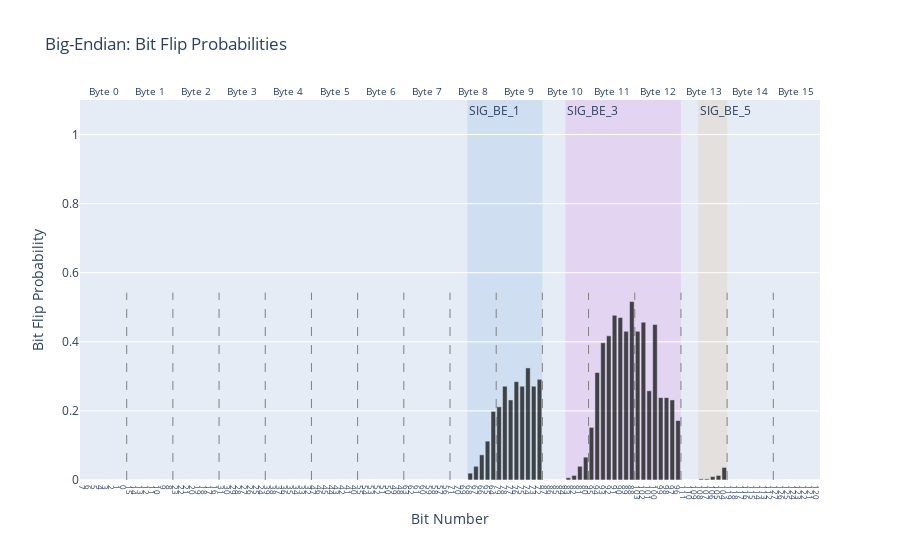

Source (notebook cell):
### Code cell
decoder.plot_message_from_id('18DAF218',[0,12,98,5,31])

### Figure 1 — Plotly figure (JSON) as saved in the notebook; plotly's stock layout.template omitted (floating-point values rounded to 4 significant figures)
{"data": [{"marker": {"color": "black"}, "name": "Bit Flip Probability", "opacity": 0.7, "type": "bar", "x": [0, 1, 2, 3, 4, 5, 6, 7, 8, 9, 10, 11, 12, 13, 14, 15, 16, 17, 18, 19, 20, 21, 22, 23, 24, 25, 26, 27, 28, 29, 30, 31, 32, 33, 34, 35, 36, 37, 38, 39, 40, 41, 42, 43, 44, 45, 46, 47, 48, 49, 50, 51, 52, 53, 54, 55, 56, 57, 58, 59, 60, 61, 62, 63, 64, 65, 66, 67, 68, 69, 70, 71, 72, 73, 74, 75, 76, 77, 78, 79, 80, 81, 82, 83, 84, 85, 86, 87, 88, 89, 90, 91, 92, 93, 94, 95, 96, 97, 98, 99, 100, 101, 102, 103, 104, 105, 106, 107, 108, 109, 110, 111, 112, 113, 114, 115, 116, 117, 118, 119, 120, 121, 122, 123, 124, 125, 126, 127], "y": [0.0, 0.0, 0.0, 0.0, 0.0, 0.0, 0.0, 0.0, 0.0, 0.0, 0.0, 0.0, 0.0, 0.0, 0.0, 0.0, 0.0, 0.0, 0.0, 0.0, 0.0, 0.0, 0.0, 0.0, 0.0, 0.0, 0.0, 0.0, 0.0, 0.0, 0.0, 0.0, 0.0, 0.0, 0.0, 0.0, 0.0, 0.0, 0.0, 0.0, 0.0, 0.0, 0.0, 0.0, 0.0, 0.0, 0.0, 0.0, 0.0, 0.0, 0.0, 0.0, 0.0, 0.0, 0.0, 0.0, 0.0, 0.0, 0.0, 0.0, 0.0, 0.0, 0.0, 0.0, 0.0, 0.0, 0.0, 0.01987, 0.03974, 0.07285, 0.1126, 0.1987, 0.2119, 0.2715, 0.2318, 0.2848, 0.2715, 0.3245, 0.2715, 0.2914, 0.0, 0.0, 0.0, 0.0, 0.006623, 0.01325, 0.03974, 0.06623, 0.1523, 0.3113, 0.3974, 0.4172, 0.4768, 0.4702, 0.4305, 0.5166, 0.4305, 0.457, 0.2583, 0.4503, 0.2384, 0.2384, 0.2318, 0.1722, 0.0, 0.0, 0.0, 0.003311, 0.003311, 0.009934, 0.01325, 0.03642, 0.0, 0.0, 0.0, 0.0, 0.0, 0.0, 0.0, 0.0, 0.0, 0.0, 0.0, 0.0, 0.0, 0.0, 0.0, 0.0]}], "layout": {"annotations": [{"font": {"size": 10}, "showarrow": false, "text": "Byte 0", "x": 3.5, "xanchor": "center", "xref": "x", "y": 1, "yanchor": "bottom", "yref": "y domain"}, {"font": {"size": 10}, "showarrow": false, "text": "Byte 1", "x": 11.5, "xanchor": "center", "xref": "x", "y": 1, "yanchor": "bottom", "yref": "y domain"}, {"font": {"size": 10}, "showarrow": false, "text": "Byte 2", "x": 19.5, "xanchor": "center", "xref": "x", "y": 1, "yanchor": "bottom", "yref": "y domain"}, {"font": {"size": 10}, "showarrow": false, "text": "Byte 3", "x": 27.5, "xanchor": "center", "xref": "x", "y": 1, "yanchor": "bottom", "yref": "y domain"}, {"font": {"size": 10}, "showarrow": false, "text": "Byte 4", "x": 35.5, "xanchor": "center", "xref": "x", "y": 1, "yanchor": "bottom", "yref": "y domain"}, {"font": {"size": 10}, "showarrow": false, "text": "Byte 5", "x": 43.5, "xanchor": "center", "xref": "x", "y": 1, "yanchor": "bottom", "yref": "y domain"}, {"font": {"size": 10}, "showarrow": false, "text": "Byte 6", "x": 51.5, "xanchor": "center", "xref": "x", "y": 1, "yanchor": "bottom", "yref": "y domain"}, {"font": {"size": 10}, "showarrow": false, "text": "Byte 7", "x": 59.5, "xanchor": "center", "xref": "x", "y": 1, "yanchor": "bottom", "yref": "y domain"}, {"font": {"size": 10}, "showarrow": false, "text": "Byte 8", "x": 67.5, "xanchor": "center", "xref": "x", "y": 1, "yanchor": "bottom", "yref": "y domain"}, {"font": {"size": 10}, "showarrow": false, "text": "Byte 9", "x": 75.5, "xanchor": "center", "xref": "x", "y": 1, "yanchor": "bottom", "yref": "y domain"}, {"font": {"size": 10}, "showarrow": false, "text": "Byte 10", "x": 83.5, "xanchor": "center", "xref": "x", "y": 1, "yanchor": "bottom", "yref": "y domain"}, {"font": {"size": 10}, "showarrow": false, "text": "Byte 11", "x": 91.5, "xanchor": "center", "xref": "x", "y": 1, "yanchor": "bottom", "yref": "y domain"}, {"font": {"size": 10}, "showarrow": false, "text": "Byte 12", "x": 99.5, "xanchor": "center", "xref": "x", "y": 1, "yanchor": "bottom", "yref": "y domain"}, {"font": {"size": 10}, "showarrow": false, "text": "Byte 13", "x": 107.5, "xanchor": "center", "xref": "x", "y": 1, "yanchor": "bottom", "yref": "y domain"}, {"font": {"size": 10}, "showarrow": false, "text": "Byte 14", "x": 115.5, "xanchor": "center", "xref": "x", "y": 1, "yanchor": "bottom", "yref": "y domain"}, {"font": {"size": 10}, "showarrow": false, "text": "Byte 15", "x": 123.5, "xanchor": "center", "xref": "x", "y": 1, "yanchor": "bottom", "yref": "y domain"}, {"showarrow": false, "text": "SIG_BE_1", "x": 66.5, "xanchor": "left", "xref": "x", "y": 1, "yanchor": "top", "yref": "y domain"}, {"showarrow": false, "text": "SIG_BE_3", "x": 83.5, "xanchor": "left", "xref": "x", "y": 1, "yanchor": "top", "yref": "y domain"}, {"showarrow": false, "text": "SIG_BE_5", "x": 106.5, "xanchor": "left", "xref": "x", "y": 1, "yanchor": "top", "yref": "y domain"}], "legend": {"font": {"size": 8}, "orientation": "h", "x": 0.5, "xanchor": "center", "y": -0.2}, "shapes": [{"line": {"color": "gray", "dash": "dash", "width": 1}, "type": "line", "x0": 7.5, "x1": 7.5, "y0": 0, "y1": 0.5424}, {"line": {"color": "gray", "dash": "dash", "width": 1}, "type": "line", "x0": 15.5, "x1": 15.5, "y0": 0, "y1": 0.5424}, {"line": {"color": "gray", "dash": "dash", "width": 1}, "type": "line", "x0": 23.5, "x1": 23.5, "y0": 0, "y1": 0.5424}, {"line": {"color": "gray", "dash": "dash", "width": 1}, "type": "line", "x0": 31.5, "x1": 31.5, "y0": 0, "y1": 0.5424}, {"line": {"color": "gray", "dash": "dash", "width": 1}, "type": "line", "x0": 39.5, "x1": 39.5, "y0": 0, "y1": 0.5424}, {"line": {"color": "gray", "dash": "dash", "width": 1}, "type": "line", "x0": 47.5, "x1": 47.5, "y0": 0, "y1": 0.5424}, {"line": {"color": "gray", "dash": "dash", "width": 1}, "type": "line", "x0": 55.5, "x1": 55.5, "y0": 0, "y1": 0.5424}, {"line": {"color": "gray", "dash": "dash", "width": 1}, "type": "line", "x0": 63.5, "x1": 63.5, "y0": 0, "y1": 0.5424}, {"line": {"color": "gray", "dash": "dash", "width": 1}, "type": "line", "x0": 71.5, "x1": 71.5, "y0": 0, "y1": 0.5424}, {"line": {"color": "gray", "dash": "dash", "width": 1}, "type": "line", "x0": 79.5, "x1": 79.5, "y0": 0, "y1": 0.5424}, {"line": {"color": "gray", "dash": "dash", "width": 1}, "type": "line", "x0": 87.5, "x1": 87.5, "y0": 0, "y1": 0.5424}, {"line": {"color": "gray", "dash": "dash", "width": 1}, "type": "line", "x0": 95.5, "x1": 95.5, "y0": 0, "y1": 0.5424}, {"line": {"color": "gray", "dash": "dash", "width": 1}, "type": "line", "x0": 103.5, "x1": 103.5, "y0": 0, "y1": 0.5424}, {"line": {"color": "gray", "dash": "dash", "width": 1}, "type": "line", "x0": 111.5, "x1": 111.5, "y0": 0, "y1": 0.5424}, {"line": {"color": "gray", "dash": "dash", "width": 1}, "type": "line", "x0": 119.5, "x1": 119.5, "y0": 0, "y1": 0.5424}, {"line": {"color": "black", "width": 1}, "opacity": 0, "type": "rect", "x0": -0.5, "x1": 7.5, "xref": "x", "y0": 0, "y1": 1, "yref": "y domain"}, {"line": {"color": "black", "width": 1}, "opacity": 0, "type": "rect", "x0": 7.5, "x1": 15.5, "xref": "x", "y0": 0, "y1": 1, "yref": "y domain"}, {"line": {"color": "black", "width": 1}, "opacity": 0, "type": "rect", "x0": 15.5, "x1": 23.5, "xref": "x", "y0": 0, "y1": 1, "yref": "y domain"}, {"line": {"color": "black", "width": 1}, "opacity": 0, "type": "rect", "x0": 23.5, "x1": 31.5, "xref": "x", "y0": 0, "y1": 1, "yref": "y domain"}, {"line": {"color": "black", "width": 1}, "opacity": 0, "type": "rect", "x0": 31.5, "x1": 39.5, "xref": "x", "y0": 0, "y1": 1, "yref": "y domain"}, {"line": {"color": "black", "width": 1}, "opacity": 0, "type": "rect", "x0": 39.5, "x1": 47.5, "xref": "x", "y0": 0, "y1": 1, "yref": "y domain"}, {"line": {"color": "black", "width": 1}, "opacity": 0, "type": "rect", "x0": 47.5, "x1": 55.5, "xref": "x", "y0": 0, "y1": 1, "yref": "y domain"}, {"line": {"color": "black", "width": 1}, "opacity": 0, "type": "rect", "x0": 55.5, "x1": 63.5, "xref": "x", "y0": 0, "y1": 1, "yref": "y domain"}, {"line": {"color": "black", "width": 1}, "opacity": 0, "type": "rect", "x0": 63.5, "x1": 71.5, "xref": "x", "y0": 0, "y1": 1, "yref": "y domain"}, {"line": {"color": "black", "width": 1}, "opacity": 0, "type": "rect", "x0": 71.5, "x1": 79.5, "xref": "x", "y0": 0, "y1": 1, "yref": "y domain"}, {"line": {"color": "black", "width": 1}, "opacity": 0, "type": "rect", "x0": 79.5, "x1": 87.5, "xref": "x", "y0": 0, "y1": 1, "yref": "y domain"}, {"line": {"color": "black", "width": 1}, "opacity": 0, "type": "rect", "x0": 87.5, "x1": 95.5, "xref": "x", "y0": 0, "y1": 1, "yref": "y domain"}, {"line": {"color": "black", "width": 1}, "opacity": 0, "type": "rect", "x0": 95.5, "x1": 103.5, "xref": "x", "y0": 0, "y1": 1, "yref": "y domain"}, {"line": {"color": "black", "width": 1}, "opacity": 0, "type": "rect", "x0": 103.5, "x1": 111.5, "xref": "x", "y0": 0, "y1": 1, "yref": "y domain"}, {"line": {"color": "black", "width": 1}, "opacity": 0, "type": "rect", "x0": 111.5, "x1": 119.5, "xref": "x", "y0": 0, "y1": 1, "yref": "y domain"}, {"line": {"color": "black", "width": 1}, "opacity": 0, "type": "rect", "x0": 119.5, "x1": 127.5, "xref": "x", "y0": 0, "y1": 1, "yref": "y domain"}, {"fillcolor": "#79A8DD", "layer": "below", "line": {"width": 0}, "opacity": 0.2, "type": "rect", "x0": 66.5, "x1": 79.5, "xref": "x", "y0": 0, "y1": 1, "yref": "y domain"}, {"fillcolor": "#DD79DA", "layer": "below", "line": {"width": 0}, "opacity": 0.2, "type": "rect", "x0": 83.5, "x1": 103.5, "xref": "x", "y0": 0, "y1": 1, "yref": "y domain"}, {"fillcolor": "#DDAE79", "layer": "below", "line": {"width": 0}, "opacity": 0.2, "type": "rect", "x0": 106.5, "x1": 111.5, "xref": "x", "y0": 0, "y1": 1, "yref": "y domain"}], "title": {"text": "Big-Endian: Bit Flip Probabilities"}, "xaxis": {"tickfont": {"size": 8}, "tickmode": "array", "ticktext": [7, 6, 5, 4, 3, 2, 1, 0, 15, 14, 13, 12, 11, 10, 9, 8, 23, 22, 21, 20, 19, 18, 17, 16, 31, 30, 29, 28, 27, 26, 25, 24, 39, 38, 37, 36, 35, 34, 33, 32, 47, 46, 45, 44, 43, 42, 41, 40, 55, 54, 53, 52, 51, 50, 49, 48, 63, 62, 61, 60, 59, 58, 57, 56, 71, 70, 69, 68, 67, 66, 65, 64, 79, 78, 77, 76, 75, 74, 73, 72, 87, 86, 85, 84, 83, 82, 81, 80, 95, 94, 93, 92, 91, 90, 89, 88, 103, 102, 101, 100, 99, 98, 97, 96, 111, 110, 109, 108, 107, 106, 105, 104, 119, 118, 117, 116, 115, 114, 113, 112, 127, 126, 125, 124, 123, 122, 121, 120], "tickvals": [0, 1, 2, 3, 4, 5, 6, 7, 8, 9, 10, 11, 12, 13, 14, 15, 16, 17, 18, 19, 20, 21, 22, 23, 24, 25, 26, 27, 28, 29, 30, 31, 32, 33, 34, 35, 36, 37, 38, 39, 40, 41, 42, 43, 44, 45, 46, 47, 48, 49, 50, 51, 52, 53, 54, 55, 56, 57, 58, 59, 60, 61, 62, 63, 64, 65, 66, 67, 68, 69, 70, 71, 72, 73, 74, 75, 76, 77, 78, 79, 80, 81, 82, 83, 84, 85, 86, 87, 88, 89, 90, 91, 92, 93, 94, 95, 96, 97, 98, 99, 100, 101, 102, 103, 104, 105, 106, 107, 108, 109, 110, 111, 112, 113, 114, 115, 116, 117, 118, 119, 120, 121, 122, 123, 124, 125, 126, 127], "title": {"text": "Bit Number"}}, "yaxis": {"range": [0, 1.1], "title": {"text": "Bit Flip Probability"}}}}
